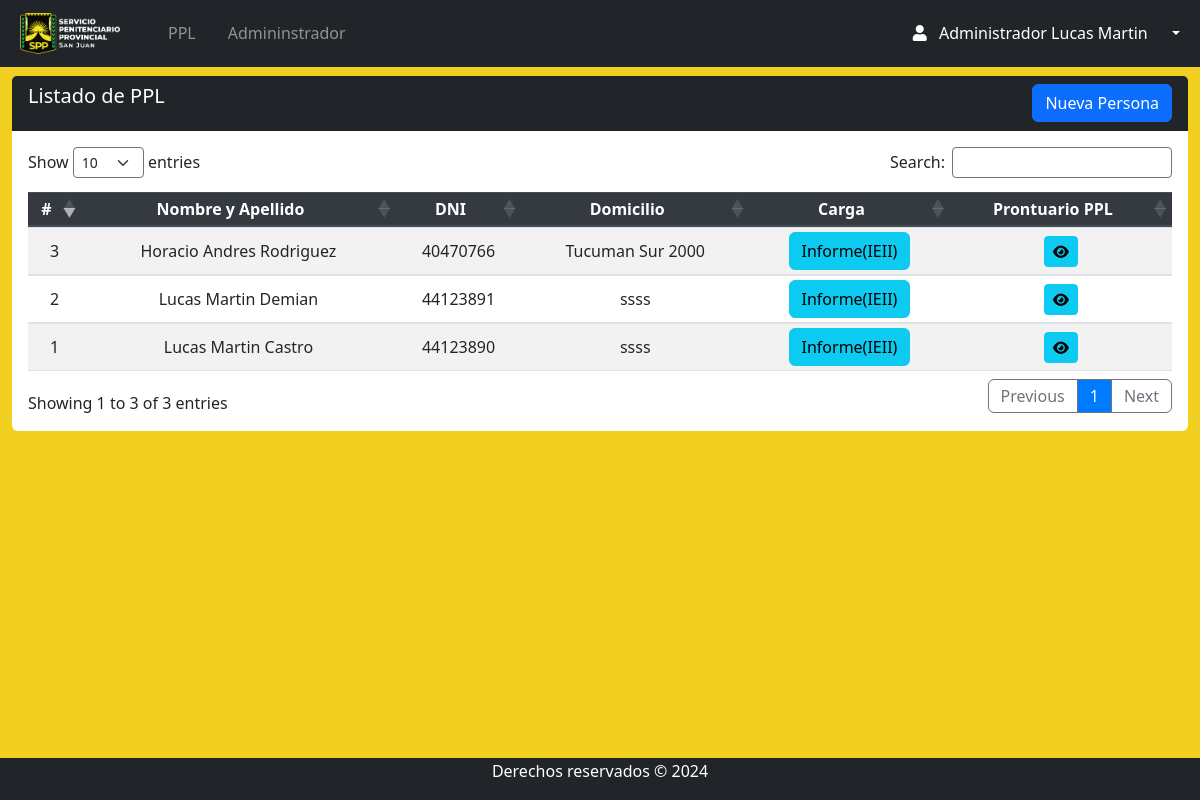
Page /Views/admin/ppl_index.php (signed in) on the committed database.
### tables this page shows
CREATE TABLE `rol` (
  `id_rol` int(11) NOT NULL,
  `nombre_rol` varchar(50) NOT NULL
);

CREATE TABLE `persona` (
  `id` int(11) NOT NULL,
  `dni` varchar(9) DEFAULT NULL,
  `apellidos` varchar(50) NOT NULL,
  `nombres` varchar(50) NOT NULL,
  `fechanac` date NOT NULL,
  `edad` int(3) NOT NULL,
  `direccion` varchar(50) NOT NULL,
  `genero` varchar(50) NOT NULL,
  `estadocivil` varchar(50) NOT NULL,
  `educacion` int(11) DEFAULT NULL
);

### Views/admin/ppl_index.php (the view, shortened to what this page needs)
<?php require 'navbar.php';
?>
<section class="content mt-3">
    <div class="row m-auto">
        <div class="col-sm">
            <div class="card rounded-2 border-0">
                <div class="card-header bg-dark text-white pb-0">
                    <h5 class="d-inline-block">Listado de PPL</h5>
                    <a class="btn btn-primary float-right mb-2" href="persona_crea.php">Nueva Persona</a>
                </div>
                <div class="card-body table-responsive">
                    <table id="example" class="table table-striped table-sm" style="width:100%">
                        <thead class="thead-dark">
                            <tr>
                                <th>#</th>
                                <th>Nombre y Apellido</th>
                                <th>DNI</th>
                                <th>Domicilio</th>
                                <th>Carga</th>
                                <th>Prontuario PPL</th>
                            </tr>
                        </thead>
                        <tbody>
                            <?php
                            try {
                                $query = "SELECT * FROM persona ";
                                $stmt = $db->prepare($query);
                                $stmt->execute();
                                $pples = $stmt->fetchAll(PDO::FETCH_ASSOC);
                                foreach ($pples as $ppl) {
                            ?>
                            <tr>
                                <td><?php echo htmlspecialchars($ppl['id'], ENT_QUOTES, 'UTF-8'); ?></td>
                                <td><?php echo htmlspecialchars($ppl['nombres'] . ' ' . $ppl['apellidos'], ENT_QUOTES, 'UTF-8'); ?></td>
                                <td><?php echo htmlspecialchars($ppl['dni'], ENT_QUOTES, 'UTF-8'); ?></td>
                                <td><?php echo htmlspecialchars($ppl['direccion'], ENT_QUOTES, 'UTF-8'); ?></td>
                                <td><a class="btn btn-info " href="ppl_informe.php">Informe(IEII)</a></td>
                                <td>
                                    <a href="prontuario_index.php?id=<?php echo $ppl['id']; ?>" data-toggle="modal" data-backdrop="false" class="btn btn-info btn-sm" type="button" title="ver">
                                        <i class="fa-solid fa-eye" style="color: #000000;"></i>
                                    </a>
                                </td>
                            </tr>
                <?php
                    }
                } catch (PDOException $e) {
                    error_log("Error al obtener los pples: " . $e->getMessage());
                }
                ?>
                        </tbody>
                    </table>
                </div>
            </div>
        </div>
    </div>
</section>
<?php require 'footer.php'; ?>

### Views/admin/navbar.php (shortened to what this page needs)
<?php
require '../../conn/connection.php';
$id_rol = $_SESSION['id_rol'];
$query = "SELECT nombre_rol FROM rol WHERE id_rol = ?";
$stmt = $conexion->prepare($query);
$stmt->bind_param("i", $id_rol);
$stmt->execute();
$result = $stmt->get_result();
if ($result && $result->num_rows > 0) {
  $rol = $result->fetch_assoc();
  $nombre_rol = $rol['nombre_rol'];
} else {
  $nombre_rol = "Usuario Desconocido";
}
?>
<!DOCTYPE html>
<html lang="es">
<head>
  <link rel="stylesheet" href="https://use.fontawesome.com/releases/v5.8.2/css/all.css">
  <link rel="stylesheet" href="../../css/style.css">
  <link href="https://cdn.jsdelivr.net/npm/bootstrap@5.3.2/dist/css/bootstrap.min.css" rel="stylesheet">
  <link rel="stylesheet" href="https://maxcdn.bootstrapcdn.com/bootstrap/4.5.2/css/bootstrap.min.css">
  <link rel="stylesheet" href="https://cdnjs.cloudflare.com/ajax/libs/twitter-bootstrap/5.3.0/css/bootstrap.min.css">
  <link rel="stylesheet" href="https://cdn.datatables.net/1.13.7/css/dataTables.bootstrap5.min.css">
  <link rel="stylesheet" type="text/css" href="https://cdn.datatables.net/1.13.1/css/dataTables.bootstrap5.min.css" />
  <link rel="stylesheet" type="text/css" href="https://cdn.datatables.net/buttons/2.3.3/css/buttons.bootstrap5.min.css" />
  <link rel="stylesheet" href="https://cdn.jsdelivr.net/npm/bootstrap@5.3.0-alpha1/dist/css/bootstrap.min.css" />
  <link rel="stylesheet" href="https://cdnjs.cloudflare.com/ajax/libs/font-awesome/6.2.1/css/all.min.css" />
  <link rel="stylesheet" href="https://cdnjs.cloudflare.com/ajax/libs/font-awesome/5.15.4/css/all.min.css">
</head>
<body>
  <div style="height:60px">
    <nav class="navbar navbar-expand-lg fixed-top navbar-dark bg-dark  ">
      <div class="container-fluid ml-2 ">
        <a href="index.php" class="navbar-brand mb-0 pr-4 ">
          <img class="d-line-block align-top " src="../../img/LOGO3.ico" width="100px" style="margin-right:0px">
        </a>
        <div class="collapse navbar-collapse " id="navbarNav">
          <ul class="navbar-nav mr-auto ">
            <li class="nav-item  pr-3">
              <a class="nav-link " href="ppl_index.php">PPL</a>
            </li>
            <?php
              if ($_SESSION['id_rol'] === 1) {
                ?>
                <li class="nav-item  pr-3">
              <a class="nav-link " href="admin_index.php">Admininstrador</a>
            </li>
            <?php
              }
            ?>
          </ul>
          <form class="form-inline d-flex justify-content-end">
            <div class="collapse navbar-collapse" id="navbarNav">
              <ul class="navbar-nav">
                <li class="nav-item dropdown">
                  <a class="nav-link dropdown-toggle active" href="#" role="button" data-bs-toggle="dropdown" aria-expanded="false">
                    <i class="fas fa-user pr-2"></i>
                    <span class="mr-3">
                      <?php if (isset($nombre_rol)) : ?>
                        <?php echo $nombre_rol; ?>
                      <?php else : ?>
                        "Usuario Desconocido"
                      <?php endif; ?>
                      <span>
                      <?php if (isset($_SESSION['nombres'])) : ?>
                        <?php echo $_SESSION['nombres']; ?>
                      <?php endif; ?>
                    </span>
                    </span>
                  </a>
                </li>
            </div>
          </form>
        </div>
      </div>
    </nav>
  </div>

### Views/admin/footer.php (shortened to what this page needs)
        <br/><br/>
        <footer class="text-white bg-dark">
                <p>Derechos reservados &copy; 2024</p>
        </footer>
    </body>
</html>

### css/style.css (style rules this page uses)
body { position: relative; padding-bottom: 10px; min-height: 100vh; }
th, td { text-align: center !important; vertical-align: middle !important; }

### Views/admin/navbar.php (style rules this page uses)
body { background: linear-gradient(135deg, #f2d022, #f2d022); }

### Views/admin/footer.php (style rules this page uses)
footer { background: #1b1e21; width: 100%; padding: 1px; position: absolute; bottom:0; }
footer p { text-align: center; }

### rows in the picture
rol: nombre_rol "Administrador"
persona: id "1", nombres+apellidos "Lucas Martin Castro", dni "44123890", direccion "ssss"
persona: id "2", nombres+apellidos "Lucas Martin Demian", dni "44123891", direccion "ssss"
persona: id "3", nombres+apellidos "Horacio Andres Rodriguez", dni "40470766", direccion "Tucuman Sur 2000"

### other values in the picture
$_SESSION['nombres'] "Lucas Martin"
